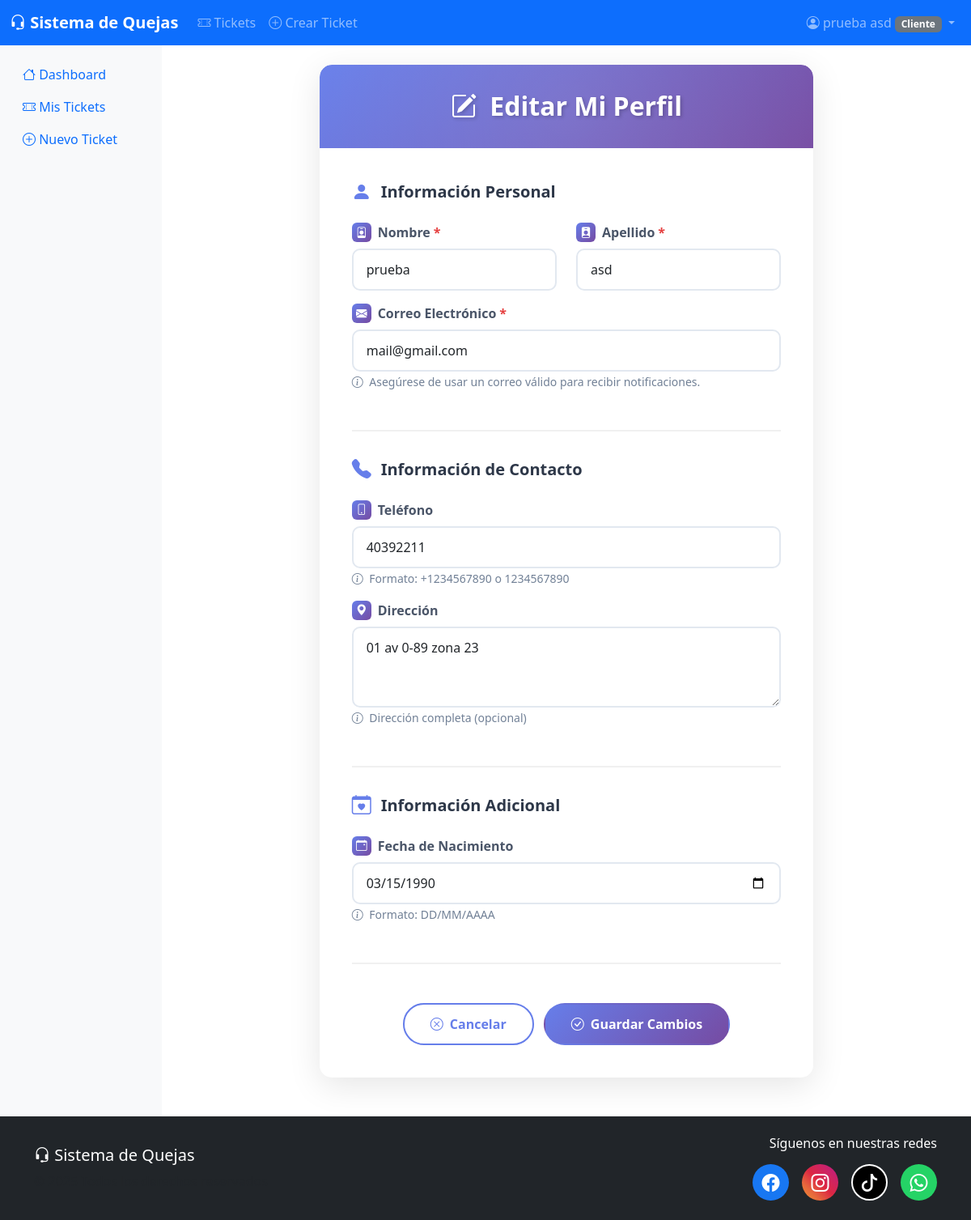
Page /perfil/editar/ (signed in) on the committed database.
### accounts/models.py (models this page shows, shortened)
class Usuario(AbstractUser):
    ROLES = [
        ('cliente', 'Cliente'),
        ('empleado', 'Empleado'),  # Mantenido por compatibilidad
        ('soporte', 'Soporte (Agente de Atención)'),
        ('soporte_tecnico', 'Soporte Técnico'),
        ('superadmin', 'Superadministrador'),
    ]
    ESTADOS = [
        ('activo', 'Activo'),
        ('inactivo', 'Inactivo'),
    ]
    id = models.UUIDField(primary_key=True, default=uuid.uuid4, editable=False)
    telefono = models.CharField(max_length=20, blank=True, null=True, verbose_name='Teléfono')
    fecha_nacimiento = models.DateField(blank=True, null=True, verbose_name='Fecha de Nacimiento')
    direccion = models.TextField(blank=True, null=True, verbose_name='Dirección')
    rol = models.CharField(max_length=20, choices=ROLES, default='cliente', verbose_name='Rol')
    estado = models.CharField(max_length=10, choices=ESTADOS, default='activo', verbose_name='Estado')
    especialidad = models.CharField(max_length=100, blank=True, null=True, verbose_name='Especialidad',
                                  help_text='Para técnicos: área de especialización')
    max_tickets_simultaneos = models.PositiveIntegerField(default=10, verbose_name='Máximo tickets simultáneos',
                                                        help_text='Límite de tickets activos que puede manejar')
    recibir_notificaciones = models.BooleanField(default=True, verbose_name='Recibir notificaciones por email')
    es_vip = models.BooleanField(default=False, verbose_name='Cliente VIP',
                                 help_text='Marca al cliente como VIP para atención prioritaria')
    tiene_restricciones = models.BooleanField(default=False, verbose_name='Tiene restricciones',
                                              help_text='Marca al cliente con restricciones por fraude o abuso')
    notas_internas = models.TextField(blank=True, null=True, verbose_name='Notas internas',
                                      help_text='Notas visibles solo para empleados y administradores')
    motivo_restriccion = models.TextField(blank=True, null=True, verbose_name='Motivo de restricción',
                                           help_text='Razón por la cual el cliente tiene restricciones')
    fecha_restriccion = models.DateTimeField(blank=True, null=True, verbose_name='Fecha de restricción')
    ultima_actividad = models.DateTimeField(blank=True, null=True, verbose_name='Última actividad')
    motivo_desactivacion = models.TextField(blank=True, null=True, verbose_name='Motivo de desactivación')
    fecha_desactivacion = models.DateTimeField(blank=True, null=True, verbose_name='Fecha de desactivación')
    desactivado_por = models.ForeignKey('self', on_delete=models.SET_NULL, null=True, blank=True,
                                       related_name='usuarios_desactivados', verbose_name='Desactivado por')
    created_at = models.DateTimeField(auto_now_add=True, verbose_name='Fecha de Creación')
    updated_at = models.DateTimeField(auto_now=True, verbose_name='Fecha de Actualización')
    objects = UsuarioManager()
    class Meta:
        db_table = 'usuarios'
        verbose_name = 'Usuario'
        verbose_name_plural = 'Usuarios'
    def es_cliente(self):
        return self.rol == 'cliente'
    def es_soporte(self):
        return self.rol == 'soporte'
    def es_soporte_tecnico(self):
        return self.rol == 'soporte_tecnico'
    def es_superadmin(self):
        return self.rol == 'superadmin'
    def puede_gestionar_tickets(self):
        return self.rol in ['empleado', 'soporte', 'soporte_tecnico', 'superadmin']
    def get_dashboard_url(self):
        from django.urls import reverse
        if self.es_superadmin():
            return reverse('accounts:dashboard_superadmin')
        elif self.es_soporte():
            return reverse('accounts:dashboard_soporte')
        elif self.es_soporte_tecnico():
            return reverse('accounts:dashboard_tecnico')
        elif self.es_cliente():
            return reverse('accounts:dashboard_cliente')
        else:
            return reverse('accounts:dashboard_empleado')

### accounts/views.py (the view)
# urls.py: path('perfil/editar/', views.editar_perfil, name='editar_perfil'),
@login_required
def editar_perfil(request):
    if request.method == 'POST':
        form = PerfilUsuarioForm(request.POST, instance=request.user)
        if form.is_valid():
            form.save()
            messages.success(request, 'Perfil actualizado exitosamente.')
            return redirect('accounts:perfil_usuario')
    else:
        form = PerfilUsuarioForm(instance=request.user)
    return render(request, 'accounts/editar_perfil.html', {'form': form})

### templates/accounts/editar_perfil.html (shortened to what this page needs)
{% extends 'base.html' %}
{% block content %}
<div class="container mt-4 mb-5">
    <div class="row justify-content-center">
        <div class="col-md-10 col-lg-8">
            <div class="edit-profile-card">
                <div class="edit-profile-header">
                    <h2>
                        <i class="bi bi-pencil-square me-2"></i>
                        Editar Mi Perfil
                    </h2>
                </div>
                <div class="edit-profile-body">
                    <form method="post" novalidate>
                        <div class="form-section">
                            <h3 class="form-section-title">
                                <i class="bi bi-person-fill"></i>
                                Información Personal
                            </h3>
                            <div class="row">
                                <div class="col-md-6 mb-3">
                                    <label for="{{ form.first_name.id_for_label }}" class="form-label required-field">
                                        <i class="bi bi-person-badge"></i>
                                        Nombre
                                    </label>
                                    {{ form.first_name }}
                                </div>
                                <div class="col-md-6 mb-3">
                                    <label for="{{ form.last_name.id_for_label }}" class="form-label required-field">
                                        <i class="bi bi-person-badge-fill"></i>
                                        Apellido
                                    </label>
                                    {{ form.last_name }}
                                </div>
                            </div>
                            <div class="mb-3">
                                <label for="{{ form.email.id_for_label }}" class="form-label required-field">
                                    <i class="bi bi-envelope-fill"></i>
                                    Correo Electrónico
                                </label>
                                {{ form.email }}
                                <small class="form-text">
                                    <i class="bi bi-info-circle me-1"></i>
                                    Asegúrese de usar un correo válido para recibir notificaciones.
                                </small>
                            </div>
                        </div>
                        <div class="form-section">
                            <h3 class="form-section-title">
                                <i class="bi bi-telephone-fill"></i>
                                Información de Contacto
                            </h3>
                            <div class="mb-3">
                                <label for="{{ form.telefono.id_for_label }}" class="form-label">
                                    <i class="bi bi-phone"></i>
                                    Teléfono
                                </label>
                                {{ form.telefono }}
                                <small class="form-text">
                                    <i class="bi bi-info-circle me-1"></i>
                                    Formato: +1234567890 o 1234567890
                                </small>
                            </div>
                            <div class="mb-3">
                                <label for="{{ form.direccion.id_for_label }}" class="form-label">
                                    <i class="bi bi-geo-alt-fill"></i>
                                    Dirección
                                </label>
                                {{ form.direccion }}
                                <small class="form-text">
                                    <i class="bi bi-info-circle me-1"></i>
                                    Dirección completa (opcional)
                                </small>
                            </div>
                        </div>
                        <div class="form-section">
                            <h3 class="form-section-title">
                                <i class="bi bi-calendar-heart"></i>
                                Información Adicional
                            </h3>
                            <div class="mb-3">
                                <label for="{{ form.fecha_nacimiento.id_for_label }}" class="form-label">
                                    <i class="bi bi-calendar-event"></i>
                                    Fecha de Nacimiento
                                </label>
                                {{ form.fecha_nacimiento }}
                                <small class="form-text">
                                    <i class="bi bi-info-circle me-1"></i>
                                    Formato: DD/MM/AAAA
                                </small>
                            </div>
                        </div>
                        <div class="text-center mt-4 pt-3">
                            <a href="{% url 'accounts:perfil_usuario' %}" class="btn btn-custom btn-custom-outline me-2">
                                <i class="bi bi-x-circle me-2"></i>Cancelar
                            </a>
                            <button type="submit" class="btn btn-custom btn-custom-primary">
                                <i class="bi bi-check-circle me-2"></i>Guardar Cambios
                            </button>
                        </div>
                    </form>
                </div>
            </div>
        </div>
    </div>
</div>
{% endblock %}

### templates/base.html (shortened to what this page needs)
<!DOCTYPE html>
<html lang="es">
<head>
    <link href="https://cdn.jsdelivr.net/npm/bootstrap@5.3.0/dist/css/bootstrap.min.css" rel="stylesheet">
    <link href="https://cdn.jsdelivr.net/npm/bootstrap-icons@1.10.0/font/bootstrap-icons.css" rel="stylesheet">
</head>
<body>
<nav class="navbar navbar-expand-lg navbar-dark bg-primary">
    <div class="container-fluid">
        <a class="navbar-brand" href="{% if user.is_authenticated %}{{ user.get_dashboard_url }}{% else %}{% url 'accounts:iniciar_sesion' %}{% endif %}">
            <i class="bi bi-headset"></i> Sistema de Quejas
        </a>
        <div class="collapse navbar-collapse" id="navbarNav">
            {% if user.is_authenticated %}
            <ul class="navbar-nav me-auto">
                <li class="nav-item">
                    <a class="nav-link" href="{% url 'tickets:listar_tickets' %}">
                        <i class="bi bi-ticket-perforated"></i> Tickets
                    </a>
                </li>
                {% if user.es_cliente %}
                <li class="nav-item">
                    <a class="nav-link" href="{% url 'tickets:crear_ticket' %}">
                        <i class="bi bi-plus-circle"></i> Crear Ticket
                    </a>
                </li>
                {% endif %}
            </ul>
            <ul class="navbar-nav">
                <li class="nav-item dropdown">
                    <a class="nav-link dropdown-toggle" href="#" role="button" data-bs-toggle="dropdown">
                        <i class="bi bi-person-circle"></i> {{ user.get_full_name|default:user.username }}
                        <span class="badge bg-secondary">{{ user.get_rol_display }}</span>
                    </a>
                </li>
            </ul>
            {% endif %}
        </div>
    </div>
</nav>
<div class="container-fluid">
    <div class="row">
        {% if user.is_authenticated %}
        <nav class="col-md-3 col-lg-2 d-md-block sidebar collapse">
            <div class="position-sticky pt-3">
                <ul class="nav flex-column">
                    <li class="nav-item">
                        <a class="nav-link {% if 'dashboard' in request.resolver_match.url_name %}active{% endif %}" href="{{ user.get_dashboard_url }}">
                            <i class="bi bi-house"></i> Dashboard
                        </a>
                    </li>
                    <li class="nav-item">
                        <a class="nav-link {% if 'listar_tickets' in request.resolver_match.url_name %}active{% endif %}" href="{% url 'tickets:listar_tickets' %}">
                            <i class="bi bi-ticket-perforated"></i>
                            {% if user.es_cliente %}Mis Tickets{% else %}Tickets{% endif %}
                        </a>
                    </li>
                    {% if user.es_cliente %}
                    <li class="nav-item">
                        <a class="nav-link {% if 'crear_ticket' in request.resolver_match.url_name %}active{% endif %}" href="{% url 'tickets:crear_ticket' %}">
                            <i class="bi bi-plus-circle"></i> Nuevo Ticket
                        </a>
                    </li>
                    {% endif %}
                </ul>
            </div>
        </nav>
        <main class="col-md-9 ms-sm-auto col-lg-10 px-md-4">
        {% else %}
        <main class="col-12">
        {% endif %}
            {% block content %}{% endblock %}
        </main>
    </div>
</div>
<footer class="footer mt-auto py-4 bg-dark text-white">
    <div class="container">
        <div class="row align-items-center">
            <div class="col-md-6 text-center text-md-start mb-3 mb-md-0">
                <h5 class="mb-2">
                    <i class="bi bi-headset"></i> Sistema de Quejas
                </h5>
                <p class="mb-0 text-muted">&copy; {{ year|default:2025 }} Todos los derechos reservados</p>
            </div>
            <div class="col-md-6 text-center text-md-end">
                <h6 class="mb-3">Síguenos en nuestras redes</h6>
                <div class="social-media-links d-flex justify-content-center justify-content-md-end gap-3">
                    <a href="https://www.facebook.com/" target="_blank" rel="noopener noreferrer" class="social-icon facebook" title="Facebook">
                        <i class="bi bi-facebook"></i>
                    </a>
                    <a href="https://www.instagram.com/" target="_blank" rel="noopener noreferrer" class="social-icon instagram" title="Instagram">
                        <i class="bi bi-instagram"></i>
                    </a>
                    <a href="https://www.tiktok.com/" target="_blank" rel="noopener noreferrer" class="social-icon tiktok" title="TikTok">
                        <i class="bi bi-tiktok"></i>
                    </a>
                    <a href="https://wa.me/50240066661" target="_blank" rel="noopener noreferrer" class="social-icon whatsapp" title="WhatsApp">
                        <i class="bi bi-whatsapp"></i>
                    </a>
                </div>
            </div>
        </div>
    </div>
</footer>

### rows in the picture
Usuario: get_full_name "prueba asd", rol "Cliente", first_name "prueba", last_name "asd", email "mail@gmail.com", telefono "40392211", direccion "01 av 0-89 zona 23", fecha_nacimiento "03/15/1990"
